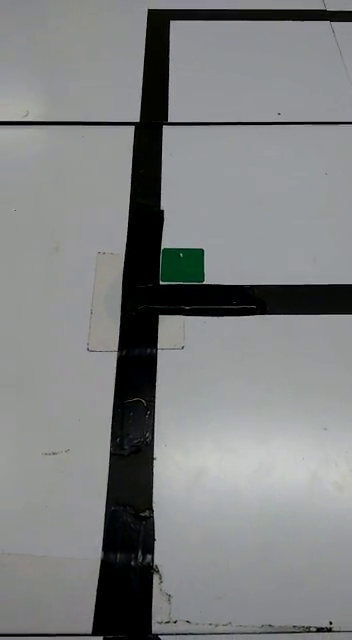
//> input picture frame 59 of line2.avi, 352 x 640 px
$ ./NotPiLine2_0.1_0   (built with g++ and OpenCV 4)
//> lines starting //> are read from the running program, lines starting //| are printed output that depends on the picture; after the words box and inside, x2 and y2 are one past the last pixel; in counts of white or black regions, pixels touching at a corner belong together
//=========================================================================================
// Name			: NotPiLinie2.cpp
// Author		: Frederik Eberhard
// Version		: 0.0_1
// Copyright	: Your copyright notice
// Description	: OpenCV linetracking program
//======================U=P=D=A=T=E==L=O=G=================================================
//29.04.20		: Green Dot direction Update (orientation to black line)
//02.05.20		: RGB Window renamed to IMG because of unknown bug
//03.05.20		: Green Dot Update changed from minAreaRect to approxPolyDP
//21.05.20		: Green Dot Update changed to manually getting approximated rectangle
//					--> possible improvement in better defining most suitable corner
//					--> corners need to be sorted in clockwise fashion!!
//25.05.20		: Green Dot corners clockwise sorting working
//=========================================================================================

#include <iostream>
#include <math.h>
#include "opencv2/opencv.hpp"

#define PI 3.14159265

using namespace cv;
using namespace std;

cv::Mat img_rgb;	//input
cv::Mat img_red;	//color-reduced image
cv::Mat img_roi;	//roi of black-line
cv::Mat img_gre;	//green-dot

bool lineProgramm;			//which programmpart is running

							//___TEMP____
int lslider = 0;
int diff = 0;
//___________


//--Threshhold / Adjustable values----
float blackThresh	= 64;				//64	minimum average brightness to be black
float greenThresh1	= 2;				//2
float greenThresh2  = 10;				//10	minimum average brightness to be green  -> (the smaller, the better it sees green but also adds noise)
float CONTOUR_APPROX_SCALE = 0.07;		//		gets approximate contour (0.1 -> scale for approximate accuracy)	[CONSTANT: 0.07]
//____________________________________

//--Structs---------------------------

 struct GreenDot {
	std::vector<cv::Point> contour;
	cv::Point center;
	RotatedRect rect;
	std::vector<cv::Point> corners;		//two dimensional Point
	cv::Point2f perpVect[4];	//perpendicular vector to the sides (with floatvalues)
	float size,h;
	int orientationIndex;				//index of perpVetor that points up
	bool left;								//true -> left, false -> right
}g_dot;

//____________________________________

void colorReduction(cv::Mat& img);
std::vector<GreenDot> get_green_dots_struct(cv::Mat img);
std::vector<std::vector<cv::Point>> get_green_dots(cv::Mat, std::vector<cv::Point>& g_dots);
cv::Mat make_roi(cv::Mat img);
std::vector<std::vector<cv::Point>> get_contour(cv::Mat img);
std::vector<float> get_angles(std::vector<std::vector<cv::Point>> c);
float get_direction(std::vector<float> g_angles, std::vector<float> b_angles, int& index_);
int get_instructions(float dir);
void show(std::vector<std::vector<cv::Point>>& contours, std::vector<std::vector<cv::Point>>& g_contours, std::vector<GreenDot>, int index);
void show();

void windows();		//displays the windows
void getRect(std::vector<cv::Point>& c);
std::vector<std::vector<cv::Point>> contour_sort(std::vector<std::vector<cv::Point>>& v);
float dotP(cv::Point2f a, cv::Point2f b);
float vectSize(cv::Point2f a);
float vectAngle(cv::Point2f a, cv::Point2f b);


int main() {
	std::cout << "START" << std::endl;
 	//Erstelle Objekt von Klasse cv::VideoCapture und öffne das Video "line.avi"
	cv::VideoCapture cap("line2.avi");

	//Prüfe ob das Video geöffnet werden konnte
	if (!cap.isOpened()) {
		std::cout << "Problem beim öffnen der Datei" << std::endl;
		return -1;
	}
	//Setze Framerate und die Auflösung
	cap.set(cv::CAP_PROP_FPS, 30);
	cap.set(cv::CAP_PROP_FRAME_WIDTH, 640);
	cap.set(cv::CAP_PROP_FRAME_HEIGHT, 480);

	//Füge Fenster zum Server hinzu
	cv::namedWindow("IMG", WINDOW_NORMAL);
	cv::namedWindow("RED", WINDOW_NORMAL);
	cv::namedWindow("ROI", WINDOW_NORMAL);
	cv::namedWindow("GRE", WINDOW_NORMAL);

	lineProgramm = true;		//starts with line-driving
	while (1) {
		cap.read(img_rgb);		//needed for actual video!!!
//> img_rgb is the input picture: 640 rows x 352 cols, CV_8UC3; mean B, G, R 129.1, 128.8, 126.9
		//img_rgb = cv::imread("RoteZonePictures/IMG_20190523_143201426.jpg", CV_LOAD_IMAGE_COLOR);	//temp!!!
		if (img_rgb.empty()) {
			std::cout << "Fehler beim holen des Bildes" << std::endl;
			return -2;
		}

		if (lineProgramm) {
			img_red = img_rgb.clone();

			//--color-reduction------------------
			colorReduction(img_red);	//reduces the colors to black, white and green
//> after the loop in colorReduction, `for (int i = 0; i < img.rows; i++)`:
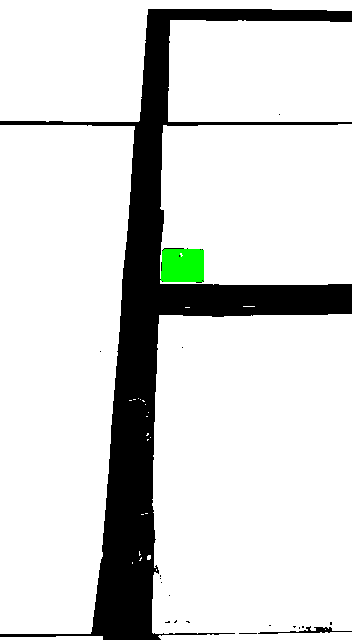
//> img: 640 rows x 352 cols, CV_8UC3; mean B, G, R 214.6, 216.2, 214.6

			//--binarisation--------------
			cv::inRange(img_red, cv::Scalar(0, 0, 0), cv::Scalar(0, 0, 0), img_roi);		//everything not white is treated as black
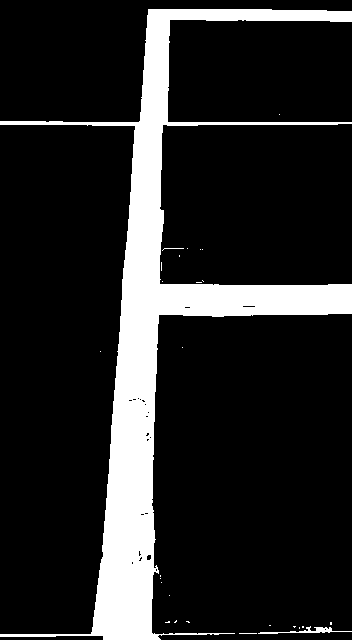
//> img_roi: 640 rows x 352 cols, CV_8UC1; 15.2% white; 27 white regions (24 under 20 px), largest, box (x1, y1, x2, y2) and area: (0, 9, 352, 640) 33962, (258, 626, 352, 634) 220, (162, 248, 184, 251) 22
			cv::inRange(img_red, cv::Scalar(0, 255, 0), cv::Scalar(0, 255, 0), img_gre);	//everything green is treat as green
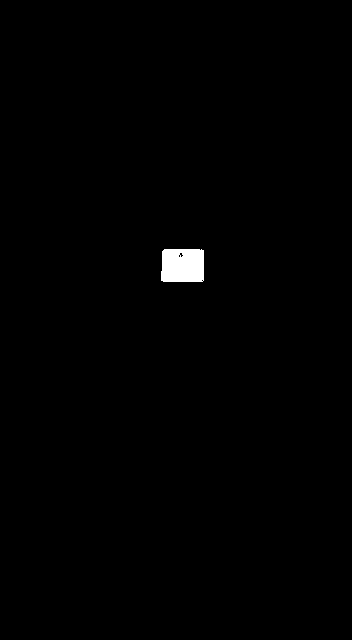
//> img_gre: 640 rows x 352 cols, CV_8UC1; 0.61% white; 1 white region

			//--get-green-dots-------------------
			std::vector<cv::Point> green_dots;
			std::vector<vector<cv::Point>> green_contours = get_green_dots(img_gre, green_dots);	//maybe also parse the green_dots by reference
//> in get_green_dots, `cv::findContours(img, contours, cv::RETR_EXTERNAL, cv::CHAIN_APPROX_SI..`: contours = 1 contour; box (x1, y1, x2, y2) and area: (161, 249, 204, 282) 1316
//> the loop in get_green_dots, `for (int i = 0; i < contours.size(); i++)` made 1 pass
//> after the loop in get_green_dots, `for (int i = 0; i < contours.size(); i++)`:
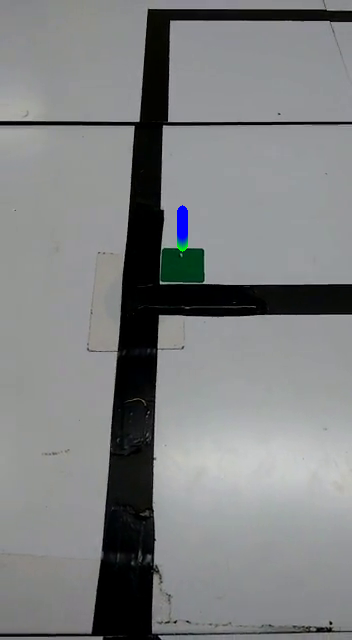
//> img_rgb: 640 rows x 352 cols, CV_8UC3; 0.21% of pixels changed, all inside (x1, y1, x2, y2) = (177, 205, 188, 252)
//> after the loop in get_green_dots, `for (int i = 0; i < contours.size(); i++)`: contours = 0 contours
//> green_contours = 0 contours
			std::cout << "Get Green Dots" << std::endl;

			std::vector<GreenDot> green_dots_a = get_green_dots_struct(img_gre);		//replaces above function
//> in get_green_dots_struct, `cv::findContours(img, contours, cv::RETR_EXTERNAL, cv::CHAIN_APPROX_SI..`: contours = 1 contour; box (x1, y1, x2, y2) and area: (161, 249, 204, 282) 1316
//> the loop in get_green_dots_struct, `for (int i = 0; i < contours.size(); i++)` made 1 pass
//| Sortet Contours Size: 1316
//> the loop in get_green_dots_struct, `for (int i = contours.size() - 1; i >= 0; i--)` made 1 pass
//> (printed output is left out)
//> after the loop in get_green_dots_struct, `for (int i = contours.size() - 1; i >= 0; i--)`:
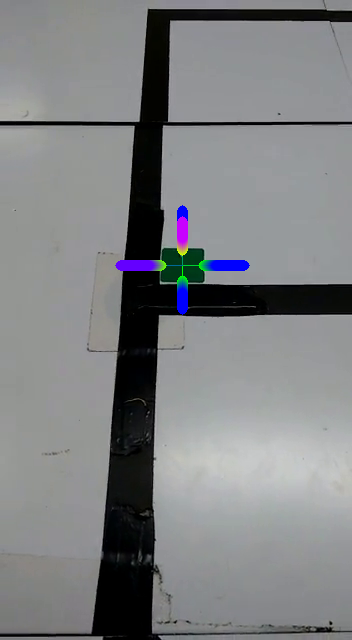
//> img_rgb: 640 rows x 352 cols, CV_8UC3; 0.83% of pixels changed, all inside (x1, y1, x2, y2) = (115, 216, 250, 315)
//> green_dots_a = 0 items
			std::cout << "Got GD" << std::endl;
			//--make-roi-------------------------
			img_roi = make_roi(img_roi);
//> in make_roi, `circle(mask, cen, radius, Scalar::all(255), -1);`:
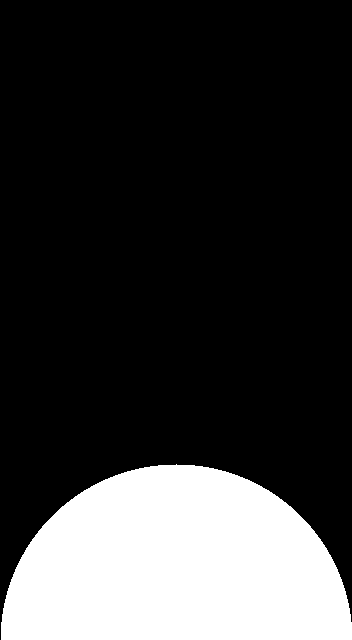
//> mask: 640 rows x 352 cols, CV_8UC1; 21.5% white; 1 white region, box (x1, y1, x2, y2) and area: (1, 464, 352, 640) 48460
//> (the rest of the program and of its run is left out)
